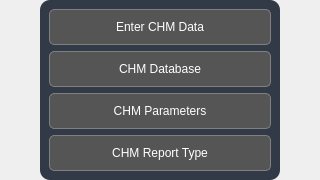
             <widget class="QWidget" name="gcmsMenuPage">
              <property name="styleSheet">
               <string notr="true"/>
              </property>
              <layout class="QVBoxLayout" name="verticalLayout_20">
               <property name="spacing">
                <number>-1</number>
               </property>
               <property name="leftMargin">
                <number>0</number>
               </property>
               <property name="topMargin">
                <number>0</number>
               </property>
               <property name="rightMargin">
                <number>0</number>
               </property>
               <property name="bottomMargin">
                <number>0</number>
               </property>
               <item>
                <widget class="QWidget" name="gcmsMenuBody" native="true">
                 <property name="styleSheet">
                  <string notr="true">

QPushButton {
	padding: 10px;
	width:200px;
	border:none; 
	background-color: rgb(182, 186, 185)
}

QPushButton:hover{
	background-color: rgb(180, 180, 180)
}
</string>
                 </property>
                 <layout class="QHBoxLayout" name="horizontalLayout_17">
                  <property name="spacing">
                   <number>-1</number>
                  </property>
                  <property name="leftMargin">
                   <number>0</number>
                  </property>
                  <property name="topMargin">
                   <number>0</number>
                  </property>
                  <property name="rightMargin">
                   <number>0</number>
                  </property>
                  <property name="bottomMargin">
                   <number>0</number>
                  </property>
                  <item>
                   <spacer name="horizontalSpacer_10">
                    <property name="orientation">
                     <enum>Qt::Horizontal</enum>
                    </property>
                    <property name="sizeHint" stdset="0">
                     <size>
                      <width>40</width>
                      <height>20</height>
                     </size>
                    </property>
                   </spacer>
                  </item>
                  <item alignment="Qt::AlignVCenter">
                   <widget class="QWidget" name="widget_7" native="true">
                    <property name="styleSheet">
                     <string notr="true">QWidget{ 
	background-color: #323a47;
	color:white; 
}
QWidget#widget_7 {
	border-radius: 10px; 
}

 QPushButton { 
	border: 1px solid gray; 
	border-radius: 5px;
	color:white; 
	background-color: #555555
} 

QPushButton::hover {
	background-color: rgb(107, 108, 108);
}</string>
                    </property>
                    <layout class="QVBoxLayout" name="verticalLayout_21" stretch="0,0,0,0">
                     <property name="spacing">
                      <number>-1</number>
                     </property>
                     <property name="sizeConstraint">
                      <enum>QLayout::SetDefaultConstraint</enum>
                     </property>
                     <item>
                      <widget class="QPushButton" name="gcmsEnterTestsBtn">
                       <property name="text">
                        <string>Enter CHM Data</string>
                       </property>
                      </widget>
                     </item>
                     <item>
                      <widget class="QPushButton" name="gcmsViewDatabase">
                       <property name="text">
                        <string>CHM Database</string>
                       </property>
                      </widget>
                     </item>
                     <item>
                      <widget class="QPushButton" name="gcmsDefineTestBtn">
                       <property name="text">
                        <string>CHM Parameters</string>
                       </property>
                      </widget>
                     </item>
                     <item>
                      <widget class="QPushButton" name="gcmsReportTypeBtn">
                       <property name="text">
                        <string>CHM Report Type</string>
                       </property>
                      </widget>
                     </item>
                    </layout>
                   </widget>
                  </item>
                  <item>
                   <spacer name="horizontalSpacer_11">
                    <property name="orientation">
                     <enum>Qt::Horizontal</enum>
                    </property>
                    <property name="sizeHint" stdset="0">
                     <size>
                      <width>40</width>
                      <height>20</height>
                     </size>
                    </property>
                   </spacer>
                  </item>
                 </layout>
                </widget>
               </item>
              </layout>
             </widget>
